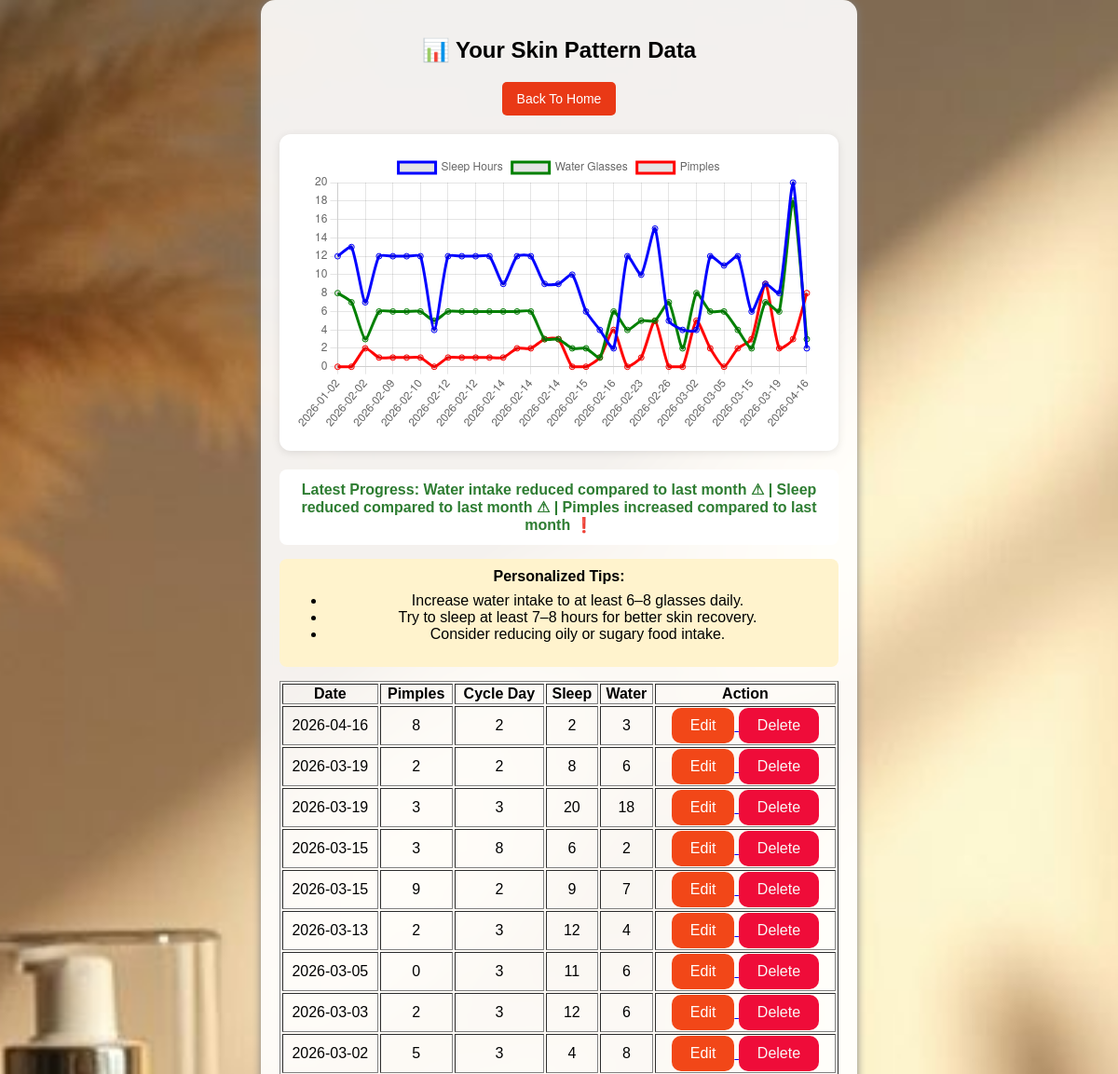
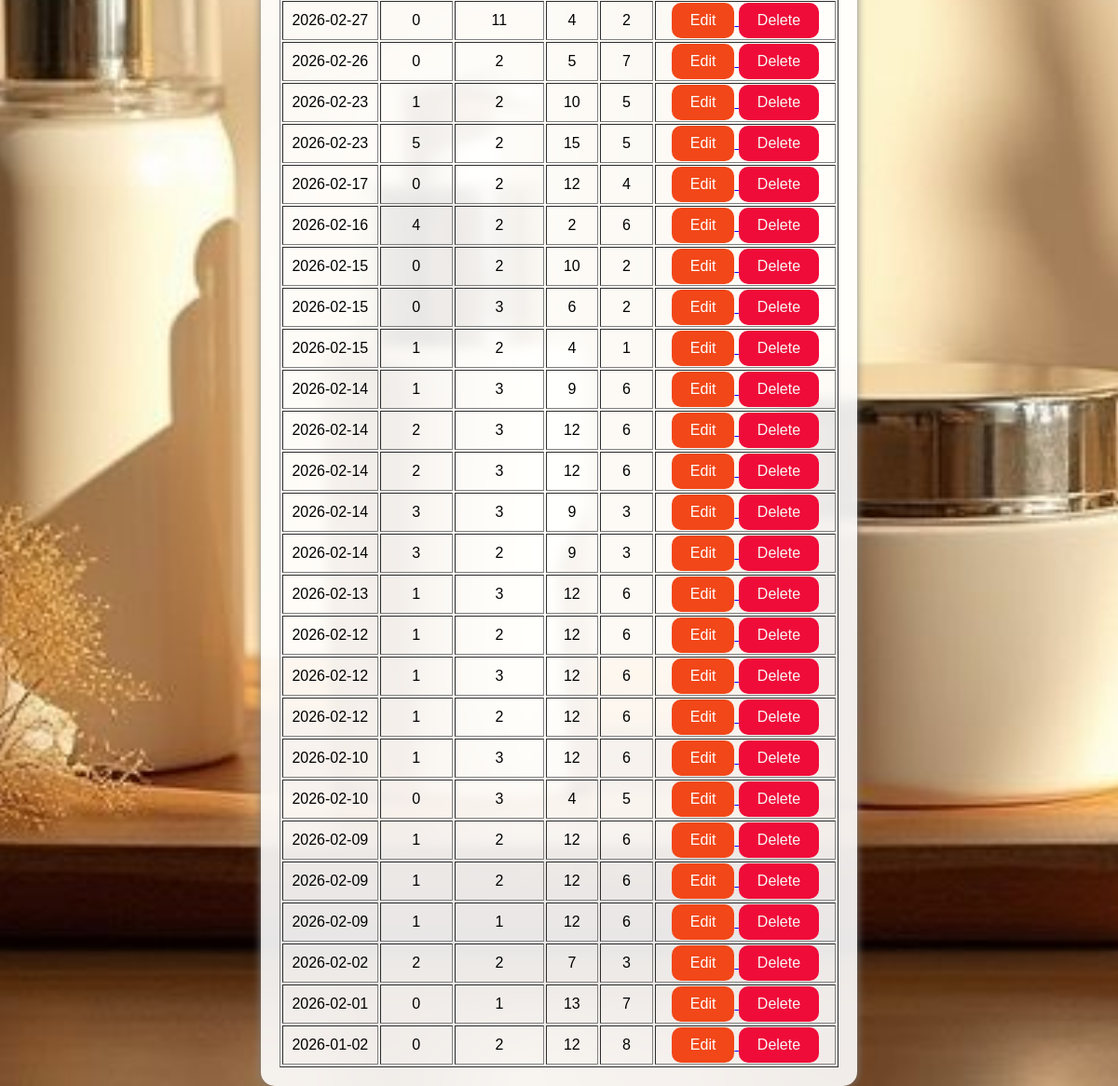
Screenshot of /view_skin_data (signed in) with the database file from the repository (2 pictures, top to bottom).
### tables this page shows
CREATE TABLE skin_pattern (
    id INTEGER PRIMARY KEY AUTOINCREMENT,
    username TEXT NOT NULL,
    date TEXT NOT NULL,
    cycle_start_date TEXT NOT NULL,
    cycle_end_date TEXT NOT NULL,
    cycle_day INTEGER NOT NULL,
    pimples INTEGER NOT NULL,
    pimple_occurrence TEXT NOT NULL,
    sleep_hours REAL NOT NULL,
    water_glasses REAL NOT NULL
);

### app.py (the view)
@app.route("/view_skin_data")
def view_skin_data():
    username = session.get("user")
    if not username:
        flash("Login required")
        return redirect("/login")
    conn = get_db()
    cursor = conn.cursor()
    cursor.execute("""
        SELECT id, date, cycle_day, pimples, sleep_hours, water_glasses
        FROM skin_pattern
        WHERE username = ?
        ORDER BY date DESC
    """, (username,))
    rows = cursor.fetchall()
    data = []
    for r in rows:
        data.append({
            "id": r[0],
            "date": r[1],
            "cycle_day": r[2],
            "pimples": int(r[3]),
            "sleep_hours": int(r[4]),
            "water_glasses": int(r[5])
        })
    from collections import defaultdict
    from datetime import datetime
    monthly_data = defaultdict(lambda: {"pimples": [], "sleep": [], "water": []})
    for r in rows:
        date_obj = datetime.strptime(r[1], "%Y-%m-%d")
        month_key = date_obj.strftime("%Y-%m")
        monthly_data[month_key]["pimples"].append(int(r[3]))
        monthly_data[month_key]["sleep"].append(int(r[4]))
        monthly_data[month_key]["water"].append(int(r[5]))
    sorted_months = sorted(monthly_data.keys(), reverse=True)
    improvement_message = ""
    if len(sorted_months) >= 2:
        current_month = sorted_months[0]
        previous_month = sorted_months[1]
        def avg(lst):
            return sum(lst) / len(lst) if lst else 0
        curr_pimples = avg(monthly_data[current_month]["pimples"])
        curr_sleep = avg(monthly_data[current_month]["sleep"])
        curr_water = avg(monthly_data[current_month]["water"])
        prev_pimples = avg(monthly_data[previous_month]["pimples"])
        prev_sleep = avg(monthly_data[previous_month]["sleep"])
        prev_water = avg(monthly_data[previous_month]["water"])
        messages = []
        if curr_water > prev_water:
            messages.append("Water intake improved compared to last month 👍")
        elif curr_water < prev_water:
            messages.append("Water intake reduced compared to last month ⚠")
        if curr_sleep > prev_sleep:
            messages.append("Sleep improved compared to last month 😴")
        elif curr_sleep < prev_sleep:
            messages.append("Sleep reduced compared to last month ⚠")
        if curr_pimples < prev_pimples:
            messages.append("Pimples reduced compared to last month 👍")
        elif curr_pimples > prev_pimples:
            messages.append("Pimples increased compared to last month ❗")
        if not messages:
            messages.append("No major changes compared to last month.")
        improvement_message = " | ".join(messages)
    elif len(sorted_months) == 1:
        improvement_message = "Add more monthly data to see progress comparison."
    personalized_tips = []
    if len(rows) >= 1:
        latest = rows[0]
        latest_pimples = int(latest[3])
        latest_sleep = int(latest[4])
        latest_water = int(latest[5])
        if latest_water < 5:
            personalized_tips.append("Increase water intake to at least 6–8 glasses daily.")
        if latest_sleep < 7:
            personalized_tips.append("Try to sleep at least 7–8 hours for better skin recovery.")
        if latest_pimples >= 3:
            personalized_tips.append("Consider reducing oily or sugary food intake.")
    if not personalized_tips:
        personalized_tips.append("Great job! Your latest entry looks good. Keep it up 👍")
    cursor.execute("""
        SELECT date, sleep_hours, water_glasses, pimples
        FROM skin_pattern
        WHERE username = ?
        ORDER BY date ASC
    """, (username,))
    graph_rows = cursor.fetchall()
    graph_data = {
        "dates": [r[0] for r in graph_rows],
        "sleep": [r[1] for r in graph_rows],
        "water": [r[2] for r in graph_rows],
        "pimples": [r[3] for r in graph_rows]
    }
    conn.close()
    return render_template(
        "view_skin_data.html",
        records=data,
        improvement=improvement_message,
        tips=personalized_tips,
        graph_data=graph_data  # Pass to template
    )

### app.py (called while the page is built)
def get_db():
    conn = sqlite3.connect("userdb.db")
    conn.row_factory = sqlite3.Row
    return conn

### templates/view_skin_data.html (shortened to what this page needs)
<!DOCTYPE html>
<html>
<head>
    <link rel="stylesheet" href="/static/css/style.css">
</head>
<body>
<div class="container">
<h2>📊 Your Skin Pattern Data</h2>
<div style="margin-bottom: 15px;">
    <a href="/">
        <button style="
            padding:10px 16px;
            background-color:hsl(10, 83%, 50%);
            color:white;
            border:none;
            border-radius:5px;
            cursor:pointer;
            font-size:14px;">
             Back To Home
        </button>
    </a>
</div>
<div class="chart-container">
    <canvas id="progressChart"></canvas>
</div>
{% if improvement %}
    <div style="
        margin-bottom:15px;
        padding:12px;
        background:white;  /* light blue strip like old version */
        border-radius:8px;
        text-align:center;
    ">
        <span style="font-weight:bold; color:#2e7d32;">
            Latest Progress: {{ improvement }}
        </span>
    </div>
{% endif %}
{% if tips %}
    <div style="
        margin-bottom:15px;
        padding:10px;
        background:#fff3cd;
        border-radius:8px;
    ">
        <strong>Personalized Tips:</strong>
        <ul style="margin-top:8px;">
            {% for tip in tips %}
                <li>{{ tip }}</li>
            {% endfor %}
        </ul>
    </div>
{% endif %}
<table border="1" width="100%">
<tr>
<th>Date</th>
<th>Pimples</th>
<th>Cycle Day</th>
<th>Sleep</th>
<th>Water</th>
<th>Action</th>
</tr>
{% if records %}
{% for r in records %}
<tr>
<td>{{ r.date }}</td>
<td>{{ r.pimples }}</td>
<td>{{ r.cycle_day }}</td>
<td>{{ r.sleep_hours|int }}</td>
<td>{{ r.water_glasses|int }}</td>
<td>
    <a href="/edit/{{ r.id }}">
        <button>Edit</button>
    </a>
    <a href="/delete/{{ r.id }}"
       onclick="return confirm('Are you sure you want to delete this record?')">
        <button style="background-color:rgb(239, 12, 57); color:hsl(0, 20%, 97%);">
            Delete
        </button>
    </a>
</td>
</tr>
{% endfor %}
{% else %}
<tr>
    <td colspan="6" style="text-align:center; padding:15px;">
        No records found. Add new entries to start tracking your skin progress.
    </td>
</tr>
{% endif %}
</table>
</div>
<script>
const ctx = document.getElementById('progressChart').getContext('2d');
const chartData = {{ graph_data | tojson }};
const progressChart = new Chart(ctx, {
    type: 'line',
    data: {
        labels: chartData.dates,
        datasets: [
            {
                label: 'Sleep Hours',
                data: chartData.sleep,
                borderColor: 'blue',
                fill: false,
                tension: 0.2
            },
            {
                label: 'Water Glasses',
                data: chartData.water,
                borderColor: 'green',
                fill: false,
                tension: 0.2
            },
            {
                label: 'Pimples',
                data: chartData.pimples,
                borderColor: 'red',
                fill: false,
                tension: 0.2
            }
        ]
    },
    options: {
        responsive: true,
        maintainAspectRatio: false,  // CSS height is used
        plugins: {
            legend: {
                position: 'top'
            }
        }
    }
});
</script>
</body>
</html>

### static/css/style.css (style rules this page uses)
body { font-family: Arial; background: linear-gradient(to right, #f8f5f6, #e8e1e1); text-align: center; }
.container { background: white; width: 50%; margin: auto; padding: 20px; border-radius: 15px; box-shadow: 0 0 10px gray; }
button { background: hsl(13, 89%, 52%); color: white; padding: 10px 20px; border: none; border-radius: 10px; font-size: 16px; }
.container, .card, .login-box { background: rgba(255, 255, 255, 0.9); backdrop-filter: blur(6px); }
body { margin: 0; min-height: 100vh; background: url("../images/feedback-bg.jpeg") no-repeat center center fixed; background-size: cover; }

### templates/view_skin_data.html (style rules this page uses)
.chart-container { background-color: white; padding: 20px; border-radius: 12px; box-shadow: 0 2px 10px rgba(0,0,0,0.1); max-width: 700px; margin: 20px auto; }
#progressChart { width: 100% !important; height: 300px !important; }

### rows the page displays
skin_pattern: date "2026-04-16", pimples "8", cycle_day "2", sleep_hours "2", water_glasses "3"
skin_pattern: date "2026-03-19", pimples "2", cycle_day "2", sleep_hours "8", water_glasses "6"
skin_pattern: date "2026-03-19", pimples "3", cycle_day "3", sleep_hours "20", water_glasses "18"
skin_pattern: date "2026-03-15", pimples "3", cycle_day "8", sleep_hours "6", water_glasses "2"
skin_pattern: date "2026-03-15", pimples "9", cycle_day "2", sleep_hours "9", water_glasses "7"
skin_pattern: date "2026-03-13", pimples "2", cycle_day "3", sleep_hours "12", water_glasses "4"
skin_pattern: date "2026-03-05", pimples "0", cycle_day "3", sleep_hours "11", water_glasses "6"
skin_pattern: date "2026-03-03", pimples "2", cycle_day "3", sleep_hours "12", water_glasses "6"
skin_pattern: date "2026-03-02", pimples "5", cycle_day "3", sleep_hours "4", water_glasses "8"
skin_pattern: date "2026-02-27", pimples "0", cycle_day "11", sleep_hours "4", water_glasses "2"
skin_pattern: date "2026-02-26", pimples "0", cycle_day "2", sleep_hours "5", water_glasses "7"
skin_pattern: date "2026-02-23", pimples "1", cycle_day "2", sleep_hours "10", water_glasses "5"
skin_pattern: date "2026-02-23", pimples "5", cycle_day "2", sleep_hours "15", water_glasses "5"
skin_pattern: date "2026-02-17", pimples "0", cycle_day "2", sleep_hours "12", water_glasses "4"
skin_pattern: date "2026-02-16", pimples "4", cycle_day "2", sleep_hours "2", water_glasses "6"
skin_pattern: date "2026-02-15", pimples "0", cycle_day "2", sleep_hours "10", water_glasses "2"
skin_pattern: date "2026-02-15", pimples "0", cycle_day "3", sleep_hours "6", water_glasses "2"
skin_pattern: date "2026-02-15", pimples "1", cycle_day "2", sleep_hours "4", water_glasses "1"
skin_pattern: date "2026-02-14", pimples "1", cycle_day "3", sleep_hours "9", water_glasses "6"
skin_pattern: date "2026-02-14", pimples "2", cycle_day "3", sleep_hours "12", water_glasses "6"
skin_pattern: date "2026-02-14", pimples "2", cycle_day "3", sleep_hours "12", water_glasses "6"
skin_pattern: date "2026-02-14", pimples "3", cycle_day "3", sleep_hours "9", water_glasses "3"
skin_pattern: date "2026-02-14", pimples "3", cycle_day "2", sleep_hours "9", water_glasses "3"
skin_pattern: date "2026-02-13", pimples "1", cycle_day "3", sleep_hours "12", water_glasses "6"
skin_pattern: date "2026-02-12", pimples "1", cycle_day "2", sleep_hours "12", water_glasses "6"
skin_pattern: date "2026-02-12", pimples "1", cycle_day "3", sleep_hours "12", water_glasses "6"
skin_pattern: date "2026-02-12", pimples "1", cycle_day "2", sleep_hours "12", water_glasses "6"
skin_pattern: date "2026-02-10", pimples "1", cycle_day "3", sleep_hours "12", water_glasses "6"
skin_pattern: date "2026-02-10", pimples "0", cycle_day "3", sleep_hours "4", water_glasses "5"
skin_pattern: date "2026-02-09", pimples "1", cycle_day "2", sleep_hours "12", water_glasses "6"
skin_pattern: date "2026-02-09", pimples "1", cycle_day "2", sleep_hours "12", water_glasses "6"
skin_pattern: date "2026-02-09", pimples "1", cycle_day "1", sleep_hours "12", water_glasses "6"
skin_pattern: date "2026-02-02", pimples "2", cycle_day "2", sleep_hours "7", water_glasses "3"
skin_pattern: date "2026-02-01", pimples "0", cycle_day "1", sleep_hours "13", water_glasses "7"
skin_pattern: date "2026-01-02", pimples "0", cycle_day "2", sleep_hours "12", water_glasses "8"

### other values shown
{{ improvement }} "Water intake reduced compared to last month ⚠ | Sleep reduced compared to last month ⚠ | Pimples increased compared to last month ❗"
{{ tip }} "Increase water intake to at least 6–8 glasses daily." "Try to sleep at least 7–8 hours for better skin recovery." "Consider reducing oily or sugary food intake."
